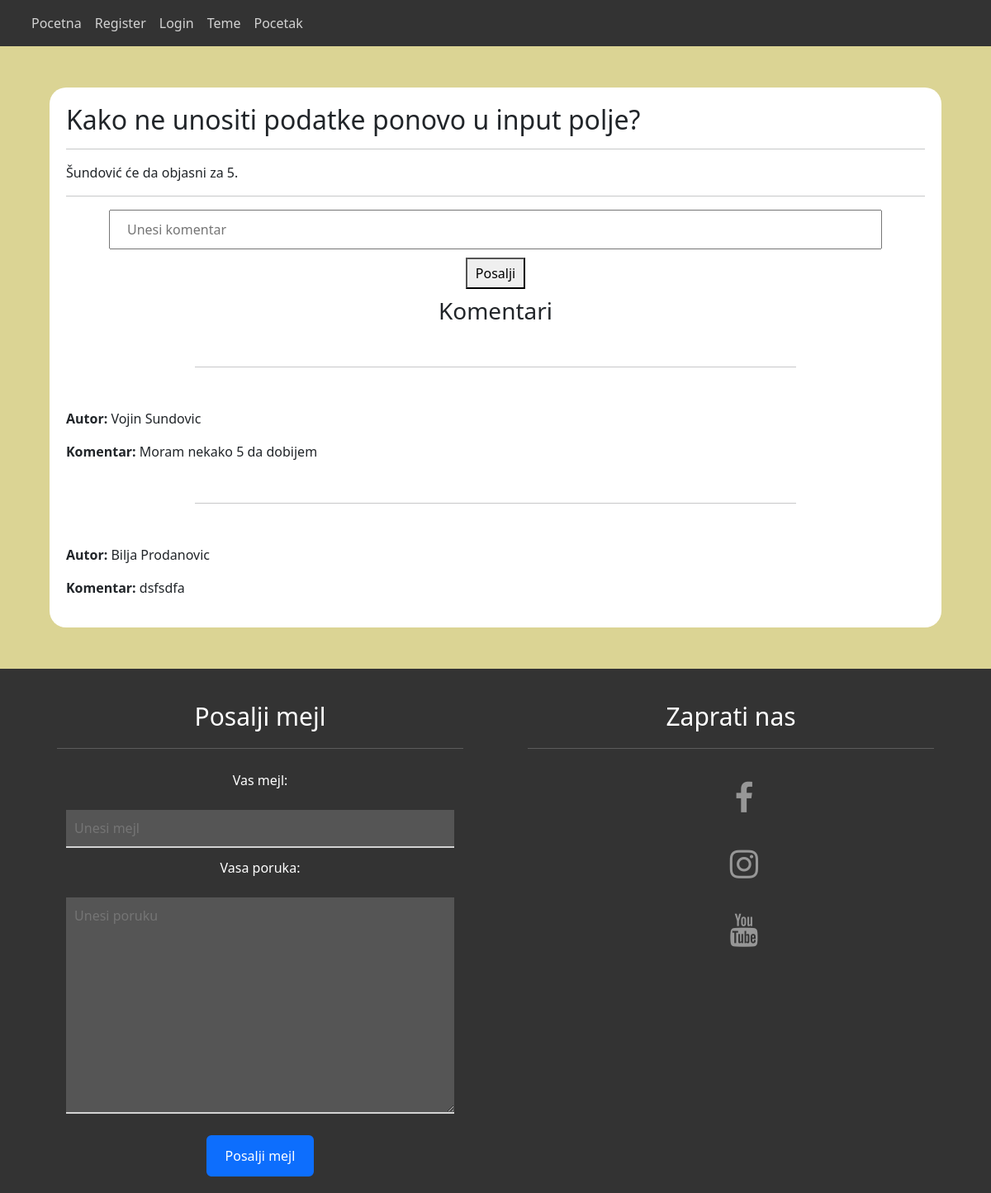
The app's page /zadaci/forum/php/diskusija.php?id=5 with its own data.
### tables this page shows
CREATE TABLE `teme` (
  `id` int(11) NOT NULL,
  `naziv_teme` varchar(50) NOT NULL,
  `opis_teme` text NOT NULL,
  `datum_kreiranja` varchar(50) NOT NULL,
  `email` varchar(50) NOT NULL
);

CREATE TABLE `komentari` (
  `id` int(11) NOT NULL,
  `id_teme` int(11) NOT NULL,
  `tekst` text NOT NULL,
  `autor` text NOT NULL
);

### zadaci/forum/php/diskusija.php (the view, shortened to what this page needs)
<!DOCTYPE html>
<?php
if (empty($_SESSION['ime'])) {
    $komentar = $komentarErr = $stanje = $email = $psw = $ime = $prezime = $_SESSION['ime'] = $_SESSION['prezime'] = $_SESSION['mejl'] = $_SESSION['sifra'] = "";
} else {
    $komentar = $komentarErr = $stanje = $email = $psw = $ime = $prezime = "";
}
?>
<html lang="en">
<head>
    <link rel="stylesheet" href="https://cdnjs.cloudflare.com/ajax/libs/font-awesome/4.7.0/css/font-awesome.min.css">
    <link rel="stylesheet" href="https://unpkg.com/aos@next/dist/aos.css" />
    <link href="https://cdn.jsdelivr.net/npm/bootstrap@5.2.2/dist/css/bootstrap.min.css" rel="stylesheet">
    <link rel="stylesheet" href="../layout/style.css">
</head>
<body>
    <header>
        <div class="container">
            <div class="row">
                <nav class="navbar navbar-expand-lg">
                    <div class="col-md-6">
                        <ul class="navbar-nav me-auto mb-2 mb-lg-0 ">
                            <li class="nav-item">
                                <a class="nav-link" href="../index.php">Pocetna</a>
                            </li>
                            <li class="nav-item">
                                <a class="nav-link" href="./register.php">Register</a>
                            </li>
                            <li class="nav-item">
                                <a class="nav-link" href="./login.php">Login</a>
                            </li>
                            <li class="nav-item">
                                <a class="nav-link" href="./tema.php">Teme</a>
                            </li>
                            <li class="nav-item">
                                <a class="nav-link" href="../../../index.php">Pocetak</a>
                            </li>
                        </ul>
                    </div>
                    <div class="col-md-6">
                            <a style="color: #fff" href="./nalog.php"><?php echo '<img src="../img/' . $_SESSION['slika'] . '" alt="" style="width: 50px; margin: 0 20px;" />' . $_SESSION['ime'] . " " . $_SESSION['prezime']; ?></a>
                    </div>
                </nav>
            </div>
        </div>
    </header>
    <section id="tema">
        <?php
        require './konekcija.php';
        $id_teme = $_SESSION['idT'];
        $sql = "SELECT * FROM teme WHERE id = '$id_teme' LIMIT 1";
        $res = mysqli_query($conn, $sql);
        if (mysqli_num_rows($res) > 0) {
            while ($row = mysqli_fetch_assoc($res)) {
                echo '<h2>' . $row['naziv_teme'] . '</h2>
                    <hr>
                    <p> ' . $row['opis_teme'] . ' </p>
                    <hr>
                    <div id="komentar-blok" >
                        <form method="POST" action="' . htmlspecialchars($_SERVER["PHP_SELF"]) . '">
                            <input name="komentar" id="komentar" style="padding: 10px 20px; width: 90%; display: block; margin: auto;" type="text" placeholder="Unesi komentar" />
                            <button type="submit" style="padding: 5px 10px; display: block; margin: 10px auto;">Posalji</button>
                            ' . $komentarErr . '
                        </form>
                    </div>
                ';
                $sql1 = "SELECT * FROM komentari WHERE id_teme = '$id_teme'";
                $res1 = mysqli_query($conn, $sql1);
                if (mysqli_num_rows($res1) > 0) {
                    echo '<h3 style="text-align: center;">Komentari</h3>';
                    while ($row1 = mysqli_fetch_assoc($res1)) {
                        echo '<hr style="margin: 50px auto; width: 70%">';
                        echo '<p><b>Autor:</b> ' . $row1['autor'] . "</p>";
                        echo '<p><b>Komentar:</b> ' . $row1['tekst'] . "</p>";
                    }
                } else {
                    echo '<p>Nema komentara</p>';
                }
            }
        } else {
            echo "<h1>Nema teme</h1>";
        }
        ?>
    </section>
    <?php include "./components/footer.php"; ?>
</body>
</html>

### zadaci/forum/layout/style.css (style rules this page uses)
* { margin: 0; padding: 0; }
body { background-color: rgb(219, 212, 148); }
header { background-color: #333; }
header nav .col-md-6 ul li a { color: #d3d3d3; }
header nav .col-md-6 a { color: #d3d3d3; text-decoration: none; transition: .2s; float: right; }
section#tema, section#nalog { width: 90%; margin: 50px auto; }
section#tema, section#forma .container, section#nalog { background-color: #fff; border-radius: 20px; padding: 20px; }

### records on screen
teme: naziv_teme "Kako ne unositi podatke ponovo u input polje?", opis_teme "Šundović će da objasni za 5."
komentari: autor "Vojin Sundovic", tekst "Moram nekako 5 da dobijem"
komentari: autor "Bilja Prodanovic", tekst "dsfsdfa"
